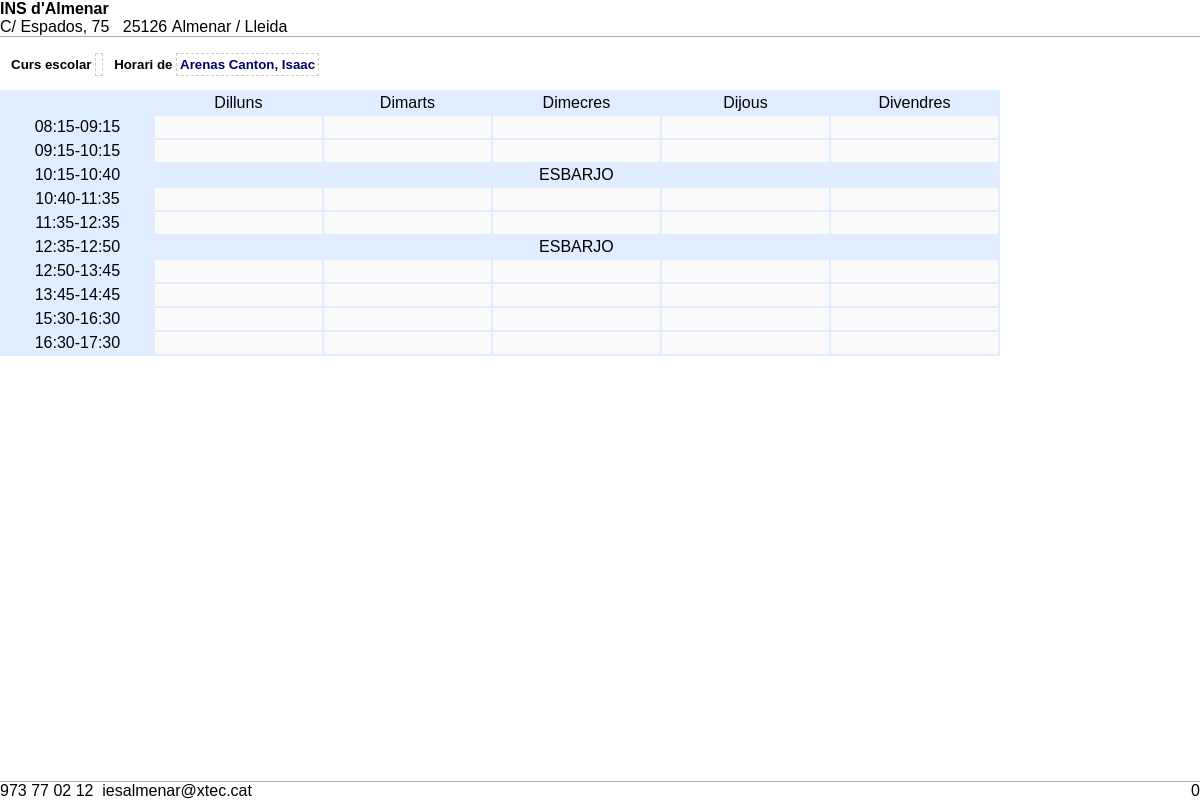
/tutoria/almat/almat_see.php?idalumnes=277, run on the app's committed database.
### tables this page shows
CREATE TABLE IF NOT EXISTS `dades_centre` (
  `iddades_centre` int(11) NOT NULL,
  `nom` varchar(300) NOT NULL,
  `adreca` varchar(300) NOT NULL,
  `cp` varchar(8) NOT NULL,
  `poblacio` varchar(200) NOT NULL,
  `tlf` varchar(40) NOT NULL,
  `fax` varchar(40) NOT NULL,
  `email` varchar(100) NOT NULL,
  `prof_env_sms` tinyint(4) NOT NULL DEFAULT '1'
);

CREATE TABLE IF NOT EXISTS `contacte_alumne` (
  `idcontacte_alumne` int(11) NOT NULL AUTO_INCREMENT,
  `id_alumne` int(11) DEFAULT NULL,
  `id_tipus_contacte` int(11) DEFAULT NULL,
  `Valor` varchar(145) DEFAULT NULL,
  PRIMARY KEY (`idcontacte_alumne`),
  KEY `fk_contacte_alumne_1` (`id_tipus_contacte`),
  KEY `fk_contacte_alumne_2` (`id_alumne`)
);

CREATE TABLE IF NOT EXISTS `dies_setmana` (
  `iddies_setmana` int(11) NOT NULL,
  `dies_setmana` varchar(15) DEFAULT NULL,
  `laborable` varchar(1) NOT NULL DEFAULT 'S',
  PRIMARY KEY (`iddies_setmana`)
);

CREATE TABLE IF NOT EXISTS `franges_horaries` (
  `idfranges_horaries` int(11) NOT NULL AUTO_INCREMENT,
  `idtorn` int(4) NOT NULL,
  `activada` varchar(1) DEFAULT 'S',
  `esbarjo` varchar(1) NOT NULL,
  `hora_inici` time DEFAULT NULL,
  `hora_fi` time DEFAULT NULL,
  PRIMARY KEY (`idfranges_horaries`)
);

### tutoria/func/generic.php (called while the page is built, shortened)
<?php
	include_once('func_alumnes.php');
	include_once('func_grups.php');
function getDadesCentre() {
    $sql = "SELECT * FROM dades_centre WHERE iddades_centre = 1";
    $rec = mysql_query($sql);
    $result = "";
    while($row = mysql_fetch_object($rec)) {
			$result = $row;
	}
    return $result;
}
?>

### tutoria/func/func_alumnes.php (called while the page is built, shortened)
<?php
function getAlumne($idalumnes,$tipusContacte) {
	$sql  = "SELECT ca.Valor FROM contacte_alumne ca ";
	$sql .= "WHERE ca.id_tipus_contacte=$tipusContacte AND ca.id_alumne=$idalumnes ";
    $rec = mysql_query($sql);
    $count = 0;
    $result = "";
    while($row = mysql_fetch_object($rec)) {
			$count++;
			$result = $row;
	}
    if ($count == 0) {
		return "";
	}
	else {
		return $result->Valor;
	}
}
function getGrupAlumne($alumne) {
	 $count  = 0;
	 $result = "";
	 $sql  = "SELECT DISTINCT(gr.idgrups), gr.nom, gr.Descripcio ";
	 $sql .= "FROM alumnes_grup_materia agm ";
	 $sql .= "INNER JOIN grups_materies gm ON agm.idgrups_materies = gm.idgrups_materies ";
	 $sql .= "INNER JOIN materia        ma ON gm.id_mat_uf_pla     = ma.idmateria ";
	 $sql .= "INNER JOIN grups          gr ON gm.id_grups          = gr.idgrups ";
 	 $sql .= "WHERE agm.idalumnes='".$alumne."' ";
  	 $sql .= "UNION ";
	 $sql .= "SELECT DISTINCT(gr.idgrups), gr.nom, gr.Descripcio ";
	 $sql .= "FROM alumnes_grup_materia agm ";
	 $sql .= "INNER JOIN grups_materies     gm ON agm.idgrups_materies = gm.idgrups_materies ";
	 $sql .= "INNER JOIN unitats_formatives uf ON gm.id_mat_uf_pla     = uf.idunitats_formatives ";
	 $sql .= "INNER JOIN moduls_ufs         mu ON gm.id_mat_uf_pla     = mu.id_ufs ";
	 $sql .= "INNER JOIN moduls              m ON mu.id_moduls         = m.idmoduls ";
	 $sql .= "INNER JOIN grups              gr ON gm.id_grups          = gr.idgrups ";
	 $sql .= "WHERE agm.idalumnes='".$alumne."' ";
	 $sql .= "ORDER BY 1 LIMIT 1";
	 $rec = mysql_query($sql);
	 while($row = mysql_fetch_object($rec)) {
			$count++;
			$result = $row;
	 }
 	 if ($count == 0) {
	   return 0;
	 }
	 else {
       return $result;
	 }
  }
?>

### tutoria/func/func_grups.php (called while the page is built, shortened)
<?php
function getGrup($idgrups) {
    $sql = "SELECT * FROM grups WHERE idgrups = '$idgrups'";
    $rec = mysql_query($sql);
    $result = "";
    while($row = mysql_fetch_object($rec)) {
			$result = $row;
	}
	return $result;
}
?>

### tutoria/almat/almat_see.php (the view, shortened to what this page needs)
<?php
  include_once('../func/generic.php');
  $idalumnes       = isset($_REQUEST['idalumnes'])   ? $_REQUEST['idalumnes']   : 0;
  $idgrups 		   = getGrupAlumne($idalumnes)->idgrups;
  $idtorn          = getGrup($idgrups)->idtorn;
  $nom_alumne      = getAlumne($idalumnes,TIPUS_nom_complet);
  $cursliteral     = isset($_REQUEST['cursliteral']) ? $_REQUEST['cursliteral'] : '';
  $rsDies     = mysql_query("select * from dies_setmana where laborable='S'");
  $rsHores    = mysql_query("select * from franges_horaries where idtorn=".$idtorn." order by hora_inici");
?>
<div id="header">
  <table>
    <tr>
      <td>
	  <b><?= getDadesCentre()->nom ?></b><br />
      <?= getDadesCentre()->adreca ?>&nbsp;&nbsp;
      <?= getDadesCentre()->cp ?>&nbsp;<?= getDadesCentre()->poblacio ?>
      </td>
      <td style="text-align: right;">
      </td>
    </tr>
  </table>
</div>
<div id="footer">
  <table>
    <tr>
      <td>
        <?= getDadesCentre()->tlf ?>&nbsp;&nbsp;<?= getDadesCentre()->email ?>
      </td>
      <td align="right">
  		<div class="page-number"></div>
      </td>
    </tr>
  </table>
</div>
<div style="width:1000px;">
 <h5 style="margin-bottom:0px">
  &nbsp;&nbsp;
  Curs escolar <a style=" color: #000066; border:1px dashed #CCCCCC; padding:3px 3px 3px 3px ">
  <?= $cursliteral ?></a>&nbsp;&nbsp;
  Horari de <a style=" color: #000066; border:1px dashed #CCCCCC; padding:3px 3px 3px 3px ">
  <?= $nom_alumne ?></a>&nbsp;&nbsp;
 </h5>
	<div class="left">
	</div>
	<div class="right">
		<table>
			<tr>
				<td class="blank" width="50"></td>
                <?php
				   while($row = mysql_fetch_object($rsDies)){
				      echo "<td class='title'>";
					  echo $row->dies_setmana;
					  echo "</td>";
				   }
				?>
			</tr>
                <?php
				   while($row = mysql_fetch_object($rsHores)){
					  if ($row->esbarjo=='S') {
					    echo "<tr height='20'>";
						echo "<td width='30' class='time' valign='top'>".substr($row->hora_inici,0,5)."-".substr($row->hora_fi,0,5)."</td>";
						echo "<td class='lunch' colspan='5'>ESBARJO</td>";
						echo "</tr>";
					  }
					  else {
						  echo "<tr>";
						  echo "<td valign='top' class='time'>".substr($row->hora_inici,0,5)."-".substr($row->hora_fi,0,5)."</td>";
						  for ($dia=1; $dia<=5; $dia++) {
							 echo "<td valign='top' class='drop'>";
							 echo "</td>";
						  }
						  echo "</tr>";
					  }
				   }
				?>
		</table>
	</div>
</div>

### tutoria/almat/almat_see.php (style rules this page uses)
#header, #footer { position: fixed; left: 0; right: 0; color: #aaa; font-size: 0.9em; }
#header { top: 0; border-bottom: 0.1pt solid #aaa; margin-bottom:15px; }
#footer { bottom: 0; border-top: 0.1pt solid #aaa; }
#header table, #footer table { width: 100%; border-collapse: collapse; border: none; }
#header td, #footer td { padding: 0; width: 50%; }
.page-number { text-align: right; }
.page-number:before { content: " " counter(page); }
.left { width:20px; float:left; }
.right { float:right; width:1000px; }
.right table { background:#E0ECFF; width:100%; }
.right td { background:#fafafa; text-align:center; padding:2px; }
.right td { background:#E0ECFF; }
.right td.drop { background:#fafafa; width:95px; }

### data on the page
dades_centre: nom "INS d'Almenar", adreca "C/ Espados, 75", cp "25126", poblacio "Almenar / Lleida", tlf "973 77 02 12", email "iesalmenar@xtec.cat"
contacte_alumne: Valor "Arenas Canton, Isaac"
dies_setmana: dies_setmana "Dilluns"
dies_setmana: dies_setmana "Dimarts"
dies_setmana: dies_setmana "Dimecres"
dies_setmana: dies_setmana "Dijous"
dies_setmana: dies_setmana "Divendres"
franges_horaries: hora_inici "08:15", hora_fi "09:15", esbarjo " " (drawn)
franges_horaries: hora_inici "09:15", hora_fi "10:15", esbarjo " " (drawn)
franges_horaries: hora_inici "10:15", hora_fi "10:40"
franges_horaries: hora_inici "10:40", hora_fi "11:35", esbarjo " " (drawn)
franges_horaries: hora_inici "11:35", hora_fi "12:35", esbarjo " " (drawn)
franges_horaries: hora_inici "12:35", hora_fi "12:50"
franges_horaries: hora_inici "12:50", hora_fi "13:45", esbarjo " " (drawn)
franges_horaries: hora_inici "13:45", hora_fi "14:45", esbarjo " " (drawn)
franges_horaries: hora_inici "15:30", hora_fi "16:30", esbarjo " " (drawn)
franges_horaries: hora_inici "16:30", hora_fi "17:30", esbarjo " " (drawn)
